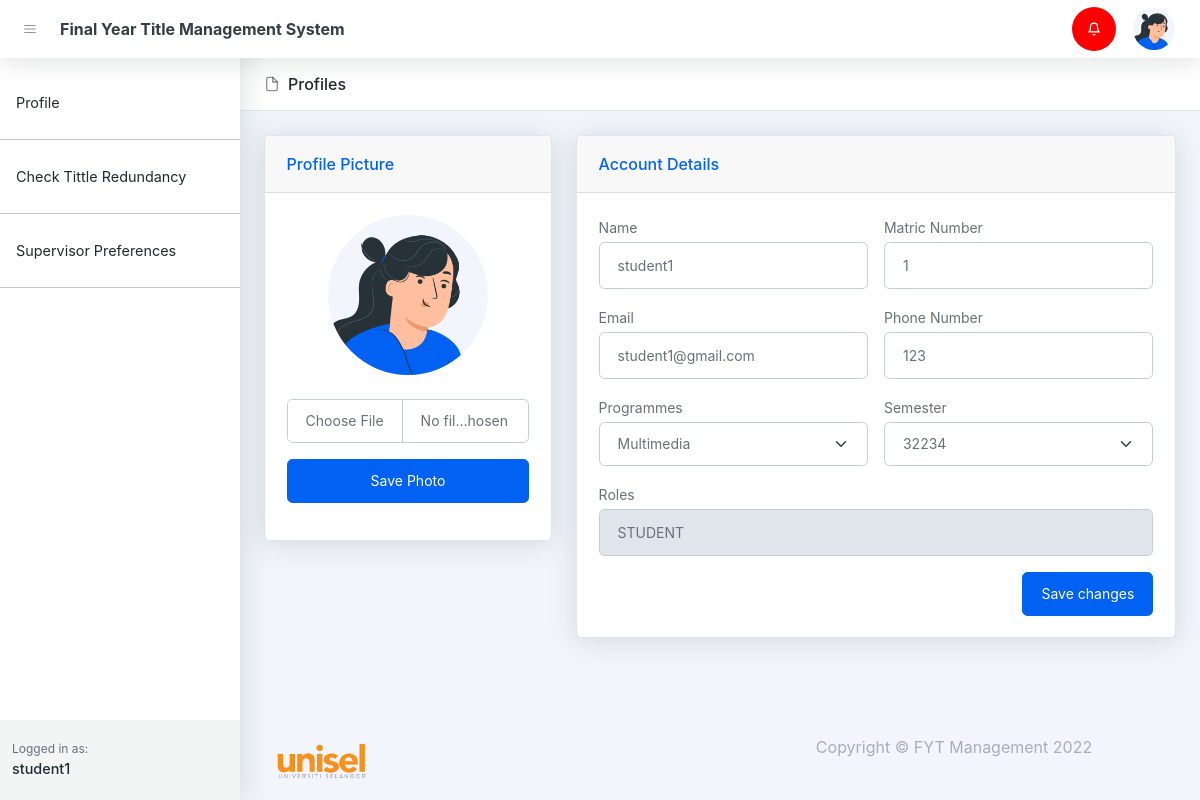
Page /profiles.php (signed in) on the committed database.
### tables this page shows
CREATE TABLE `notifications` (
  `id` bigint(20) UNSIGNED NOT NULL,
  `user_id` text DEFAULT NULL,
  `notification` text DEFAULT NULL,
  `status` varchar(255) DEFAULT NULL,
  `created_at` timestamp NULL DEFAULT NULL,
  `updated_at` timestamp NULL DEFAULT NULL
);

CREATE TABLE `users` (
  `id` bigint(20) UNSIGNED NOT NULL,
  `name` varchar(255) NOT NULL,
  `email` varchar(255) DEFAULT NULL,
  `handphone` varchar(255) DEFAULT NULL,
  `roles` varchar(255) DEFAULT NULL,
  `password` varchar(255) DEFAULT NULL,
  `image` text DEFAULT NULL,
  `created_at` timestamp NULL DEFAULT NULL,
  `updated_at` timestamp NULL DEFAULT NULL
);

CREATE TABLE `students` (
  `id` bigint(20) UNSIGNED NOT NULL,
  `user_id` bigint(20) NOT NULL,
  `matric_number` varchar(255) DEFAULT NULL,
  `programmes` varchar(255) DEFAULT NULL,
  `supervisor_id` bigint(20) DEFAULT NULL,
  `status` varchar(255) DEFAULT NULL,
  `semester` varchar(255) DEFAULT NULL,
  `created_at` timestamp NULL DEFAULT NULL,
  `updated_at` timestamp NULL DEFAULT NULL
);

CREATE TABLE `semesters` (
  `id` bigint(20) UNSIGNED NOT NULL,
  `name` varchar(255) DEFAULT NULL,
  `created_at` timestamp NULL DEFAULT NULL,
  `updated_at` timestamp NULL DEFAULT NULL
);

### controllers/getUserProfile.php (called while the page is built, shortened)
<?php
    function getUserProfile(){
        $conn = setDbConnection();
        $sql = "select * from users where id = '".$_SESSION['id']."'";
        $result = $conn->query($sql);
        if ($result->num_rows > 0) {
            while($row = $result->fetch_assoc()) {
                $user = ['name' => $row['name'], 'email' => $row['email'], 'handphone' => $row['handphone'], 'roles' => $row['roles'], 'image' => $row['image']];
                if( $row["roles"] == 'student'){
                    $sql2 = "select students.*, users.name as supervisor_name  from students left join users on students.supervisor_id = users.id where user_id = '".$row['id']."'";
                    $result2 = $conn->query($sql2);
                    while($row = $result2->fetch_assoc()) {
                        $student = [
                            'matric_number' => $row['matric_number'],
                            'programmes' => $row['programmes'] ,
                            'supervisor_name' => $row['supervisor_name'] ,
                            'status' => $row['status'],
                            'semester' => $row['semester'],
                        ];
                    }
                    return [$user, $student];
                }
            }
        }else{
            return 'error';
        }
    }
?>

### profiles.php (the view, shortened to what this page needs)
<!DOCTYPE html>
<html lang="en">
<head>
    <?php include('layout_admin/header.php') ?>
</head>
<body class="nav-fixed">
    <?php include('layout_admin/navbar.php') ?>
    <div id="layoutSidenav">
        <div id="layoutSidenav_nav">
            <?php include('layout_admin/sidenav.php') ?>
        </div>
        <div id="layoutSidenav_content">
            <main>
                <header class="page-header page-header-compact page-header-light border-bottom bg-white mb-4">
                    <div class="container-xl px-4">
                        <div class="page-header-content">
                            <div class="row align-items-center justify-content-between pt-3">
                                <div class="col-auto mb-3">
                                    <h1 class="page-header-title">
                                        <div class="page-header-icon"><i data-feather="file"></i></div>
                                        Profiles
                                    </h1>
                                </div>
                            </div>
                        </div>
                    </div>
                </header>
                <?php
                    include('controllers/getUserProfile.php');
                    $data = getUserProfile();
                ?>
                <?php
                    $conn = setDbConnection();
                    if($_SESSION['roles'] == 'student'){
                        $sql = "select * from semesters";
                        $result = $conn->query($sql);
                        $semesters = [];
                        if ($result->num_rows > 0) {
                            while ($row = $result->fetch_assoc()) {
                                $semesters[] = $row;
                            }
                        }
                    }
                    ?>
                <div class="container-xl px-4 mt-4">
                    <div class="row">
                        <div class="col-xl-4">
                            <form action="controllers/updateUserPhoto.php" method="post" enctype="multipart/form-data">
                                <div class="card mb-4">
                                    <div class="card-header">Profile Picture</div>
                                    <div class="card-body">
                                        <div class="text-center">
                                            <img class="img-account-profile rounded-circle mb-2 upload-image"
                                            src="<?php
                                                if (isset($data[0]['image'])) {
                                                    echo '/fyp/assets/profile/'.$data[0]['image'];
                                                } else {
                                                    echo '/fyp/assets/img/illustrations/profiles/profile-1.png';
                                                } ?>" alt="" />
                                        </div>
                                        <div class="my-3">
                                            <input class="form-control upload" type="file" name="user_picture">
                                        </div>
                                        <div class="my-3">
                                            <button class="btn btn-primary w-100" type="submit">Save Photo</button>
                                        </div>
                                    </div>
                                </div>
                            </form>
                        </div>
                        <div class="col-xl-8">
                            <div class="card mb-4">
                                <div class="card-header">Account Details</div>
                                <div class="card-body">
                                    <form action="controllers/updateUserProfile.php" method="post" >
                                        <div class="row gx-3 mb-3">
                                        <?php
                                                if($_SESSION['roles'] != 'admin'){
                                                    echo '<div class="col-md-6">';
                                                }else{ echo '<div class="col-md-12">'; }?>
                                                <label class="small mb-1" for="inputUsername">Name</label>
                                                <input class="form-control" type="text" placeholder="Enter your username" value="<?php echo $data[0]['name'] ?>" name="name" />
                                            </div>
                                                    <div class="col-md-6">
                                                <?php
                                                if (isset($data)) {
                                                    if ($data[0]['roles'] == 'student') {
                                                        echo '
                                                                    <label class="small mb-1">Matric Number</label>
                                                                    <input class="form-control" type="text" placeholder="Enter Matic Number" value="' . $data[1]['matric_number'] . '" name=matric_number required />
                                                                ';
                                                    }
                                                } else {
                                                }
                                                ?>
                                            </div>
                                        </div>
                                        <div class="row gx-3 mb-3">
                                            <div class="col-md-6">
                                                <label class="small mb-1" for="inputLastName">Email</label>
                                                <input class="form-control" type="email" name="email" placeholder="Enter email" value="<?php if (isset($data)) {echo $data[0]['email'];} ?>" required />
                                            </div>
                                            <div class="col-md-6">
                                                <label class="small mb-1" for="inputOrgName">Phone Number</label>
                                                <input class="form-control" type="text" placeholder="Enter phone number" value="<?php if (isset($data)) {echo $data[0]['handphone'];} ?>" name="phone_number" />
                                            </div>
                                        </div>
                                                <?php
                                                    if (isset($data)) {
                                                        if ($data[0]['roles'] == 'student') { ?>
                                                           <div class="row gx-3 mb-3">
                                                            <div class="col-md-6 ">
                                                            <label class="small mb-1">Programmes</label>
                                                            <select name=programmes class=form-select>
                                                                <option value="multimedia" <?php if($data[1]['programmes'] == 'multimedia'){echo 'selected';}?>>Multimedia</option>
                                                            </select>
                                                            </div>
                                                            <div class="col-md-6 ">
                                                            <label class="small mb-1">Semester</label>
                                                            <select name="semester" class=form-select>
                                                                <?php
                                                                    if(isset($semesters)){
                                                                        foreach ($semesters as $key => $value) { ?>
                                                                        <option value="<?php echo $value['name'] ?>" <?php echo $data[1]['semester'] == $value['name'] ? 'selected' : null ?>> <?php echo $value['name']?></option>
                                                            <?php      }
                                                                    }
                                                            ?>
                                                            </select>
                                                            </div>
                                                           </div>
                                                        <?php
                                                        } else {
                                                            if($_SESSION['roles'] != 'admin'){
                                                            ?>
                                                            <div class="row gx-3 mb-3">
                                                            <div class="col-md-12 ">
                                                            <label class="small mb-2">Department</label>
                                                            <select name=department class=form-select>
                                                                <option value="multimedia" <?php if($data[1]['department'] == 'multimedia'){echo 'selected';}?>>Multimedia</option>
                                                                <option value="information_system" <?php if($data[1]['department'] == 'information_system'){echo 'selected';}?> >Information System</option>
                                                                <option value="computer_science" <?php if($data[1]['department'] == 'computer_science'){echo 'selected';}?>>Computer Science</option>
                                                            </select>
                                                            </div>
                                                            </div>
                                                        <?php }}
                                                    }
                                                ?>
                                        <?php
                                        if($_SESSION['roles'] != 'admin'){
                                            echo ' <div class="row gx-3 mb-3">';
                                        }else{
                                            echo ' <div class="row gx-3 mb-3">';
                                        }?>
                                            <div class="col-md-12">
                                                <label class="small mb-1" for="inputLastName">Roles</label>
                                                <input class="form-control" type="text" name="roles" value="<?php echo strtoupper($_SESSION['roles']) ?>" disabled />
                                            </div>
                                        </div>
                                        <div class="text-end">
                                            <button class="btn btn-primary" type="submit">Save changes</button>
                                        </div>
                                </div>
                            </div>
                        </div>
            </main>
            <?php include('layout_admin/footer.php') ?>
        </div>
    </div>
</body>
</html>

### rows in the picture
users: name "student1", email "student1@gmail.com", phone_number "123"
students: matric_number "1", programmes "Multimedia", semester "32234"

### other values in the picture
$_SESSION['name'] "student1"
